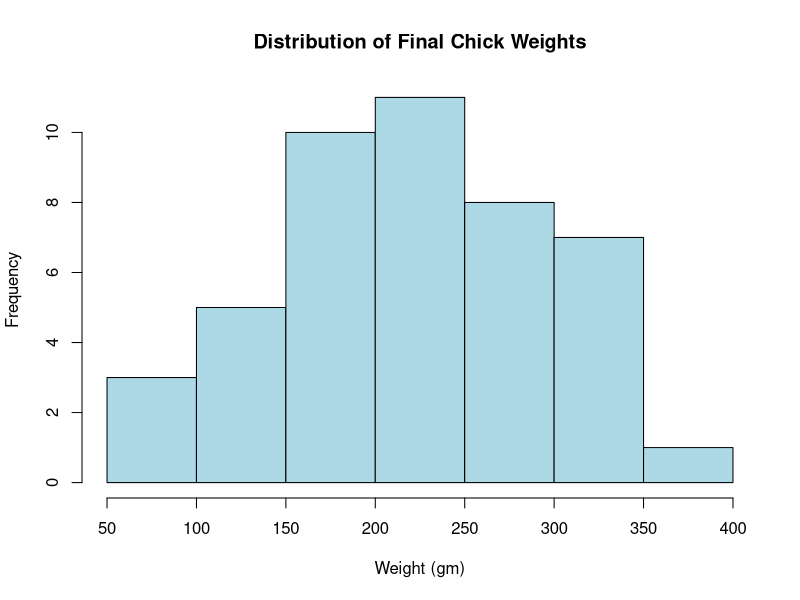
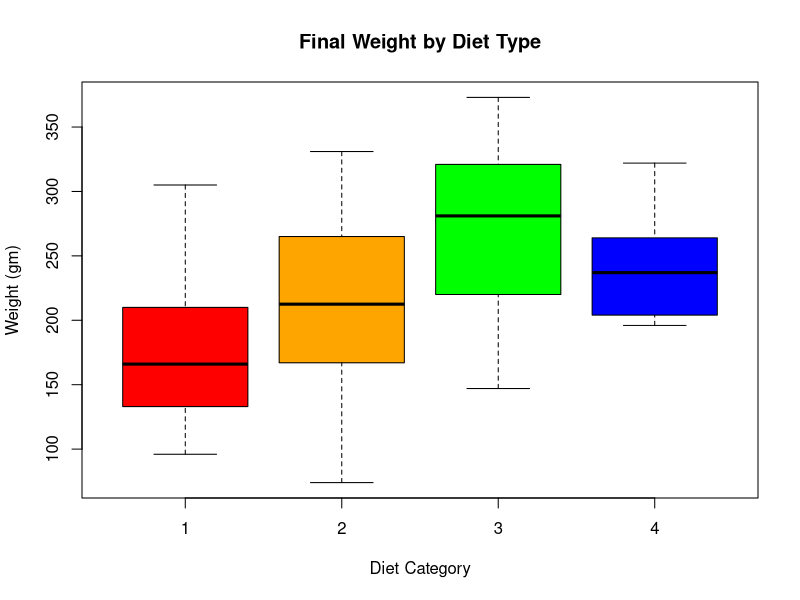

The R source for these figures, in order: (Note: this script raises an error after producing the figures.)
data("ChickWeight")
df <- ChickWeight

final_day_data <- df[df$Time == 21, ]

hist(final_day_data$weight, 
     main = "Distribution of Final Chick Weights", 
     xlab = "Weight (gm)", 
     col = "lightblue", 
     border = "black")

boxplot(weight ~ Diet, 
        data = final_day_data, 
        main = "Final Weight by Diet Type", 
        xlab = "Diet Category", 
        ylab = "Weight (gm)", 
        col = c("red", "orange", "green", "blue"), 
        notch = FALSE)

avg_growth <- aggregate(weight ~ Time + Diet, data = df, mean)

plot(avg_growth$time[avg_growth$Diet == 1], avg_growth$weight[avg_growth$Diet == 1], 
     type = "o", col = "red", ylim = c(0, 300),
     main = "Average Growth Trajectory by Diet",
     xlab = "Days", ylab = "Average Weight (gm)")

lines(avg_growth$Time[avg_growth$Diet == 2], avg_growth$weight[avg_growth$Diet == 2], type = "o", col = "orange")
lines(avg_growth$Time[avg_growth$Diet == 3], avg_growth$weight[avg_growth$Diet == 3], type = "o", col = "green")
lines(avg_growth$Time[avg_growth$Diet == 4], avg_growth$weight[avg_growth$Diet == 4], type = "o", col = "blue")

legend("topleft", legend = c("Diet 1", "Diet 2", "Diet 3", "Diet 4"), 
       fill = c("red", "orange", "green", "blue"), cex = 0.8)
